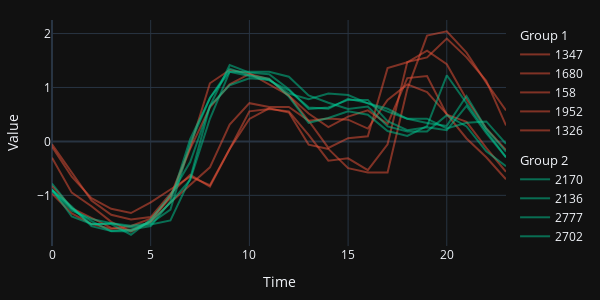

The notebook cell saved with this chart:
### Code cell
fig = data.plot_fig()
fig.show()

### Figure 1 — Plotly figure (JSON) as saved in the notebook; plotly's stock layout.template omitted (floating-point values rounded to 4 significant figures)
{"data": [{"legendgroup": "1", "legendgrouptitle": {"text": "Group 1"}, "marker": {"color": "#EF553B"}, "name": "1347", "opacity": 0.5, "type": "scatter", "x": [0, 1, 2, 3, 4, 5, 6, 7, 8, 9, 10, 11, 12, 13, 14, 15, 16, 17, 18, 19, 20, 21, 22, 23], "y": [-0.9692, -1.336, -1.529, -1.625, -1.568, -1.432, -1.046, -0.1391, 0.633, 1.058, 1.251, 1.154, 0.8453, 0.5172, 0.2662, 0.4592, 0.5751, 0.3241, 1.173, 1.212, 0.4979, 0.3627, -0.1198, -0.5638]}, {"legendgroup": "1", "legendgrouptitle": {"text": "Group 1"}, "marker": {"color": "#EF553B"}, "name": "1680", "opacity": 0.5, "type": "scatter", "x": [0, 1, 2, 3, 4, 5, 6, 7, 8, 9, 10, 11, 12, 13, 14, 15, 16, 17, 18, 19, 20, 21, 22, 23], "y": [-0.8255, -1.235, -1.419, -1.603, -1.644, -1.48, -1.01, -0.1092, 1.078, 1.324, 1.262, 1.057, 0.8528, 0.3821, 0.423, 0.4025, 0.2388, 0.7709, 1.057, 0.9142, 0.5049, 0.05458, -0.2934, -0.7027]}, {"legendgroup": "1", "legendgrouptitle": {"text": "Group 1"}, "marker": {"color": "#EF553B"}, "name": "158", "opacity": 0.5, "type": "scatter", "x": [0, 1, 2, 3, 4, 5, 6, 7, 8, 9, 10, 11, 12, 13, 14, 15, 16, 17, 18, 19, 20, 21, 22, 23], "y": [-0.05262, -0.5752, -1.098, -1.359, -1.446, -1.403, -0.9671, -0.6187, -0.8365, -0.1397, 0.5571, 0.6006, 0.5571, 0.1216, -0.3575, -0.3139, -0.5317, -0.05262, 1.472, 1.559, 1.907, 1.559, 1.123, 0.2958]}, {"legendgroup": "1", "legendgrouptitle": {"text": "Group 1"}, "marker": {"color": "#EF553B"}, "name": "1952", "opacity": 0.5, "type": "scatter", "x": [0, 1, 2, 3, 4, 5, 6, 7, 8, 9, 10, 11, 12, 13, 14, 15, 16, 17, 18, 19, 20, 21, 22, 23], "y": [-0.3006, -0.95, -1.202, -1.491, -1.671, -1.491, -1.13, -0.8057, -0.481, 0.3126, 0.7095, 0.6373, 0.6373, 0.3848, -0.1202, 0.06012, 0.0962, 1.359, 1.467, 1.683, 1.431, 0.7816, 0.2405, -0.1563]}, {"legendgroup": "1", "legendgrouptitle": {"text": "Group 1"}, "marker": {"color": "#EF553B"}, "name": "1326", "opacity": 0.5, "type": "scatter", "x": [0, 1, 2, 3, 4, 5, 6, 7, 8, 9, 10, 11, 12, 13, 14, 15, 16, 17, 18, 19, 20, 21, 22, 23], "y": [-0.09911, -0.6541, -1.051, -1.249, -1.328, -1.13, -0.892, -0.6541, -0.8127, -0.1388, 0.4163, 0.6145, 0.5352, -0.05947, -0.1388, -0.4956, -0.5748, -0.5748, 0.9713, 1.962, 2.042, 1.645, 1.09, 0.5748]}, {"legendgroup": "2", "legendgrouptitle": {"text": "Group 2"}, "marker": {"color": "#00CC96"}, "name": "2170", "opacity": 0.5, "type": "scatter", "x": [0, 1, 2, 3, 4, 5, 6, 7, 8, 9, 10, 11, 12, 13, 14, 15, 16, 17, 18, 19, 20, 21, 22, 23], "y": [-0.781, -1.242, -1.541, -1.518, -1.564, -1.518, -1.265, -0.04414, 0.8079, 1.291, 1.291, 1.291, 1.199, 0.8539, 0.7158, 0.6006, 0.6467, 0.2783, 0.1861, 0.1861, 0.4855, 0.2783, -0.1823, -0.4586]}, {"legendgroup": "2", "legendgrouptitle": {"text": "Group 2"}, "marker": {"color": "#00CC96"}, "name": "2136", "opacity": 0.5, "type": "scatter", "x": [0, 1, 2, 3, 4, 5, 6, 7, 8, 9, 10, 11, 12, 13, 14, 15, 16, 17, 18, 19, 20, 21, 22, 23], "y": [-0.9018, -1.206, -1.571, -1.662, -1.631, -1.571, -1.115, 0.04053, 0.8005, 1.348, 1.226, 1.165, 0.8309, 0.3445, 0.4357, 0.5573, 0.4965, 0.1925, 0.1013, 0.2837, 1.226, 0.7093, 0.1925, -0.2939]}, {"legendgroup": "2", "legendgrouptitle": {"text": "Group 2"}, "marker": {"color": "#00CC96"}, "name": "2777", "opacity": 0.5, "type": "scatter", "x": [0, 1, 2, 3, 4, 5, 6, 7, 8, 9, 10, 11, 12, 13, 14, 15, 16, 17, 18, 19, 20, 21, 22, 23], "y": [-0.887, -1.392, -1.533, -1.533, -1.729, -1.449, -0.9993, -0.3815, 0.6576, 1.416, 1.275, 1.247, 0.9666, 0.6015, 0.6295, 0.77, 0.77, 0.3768, 0.2083, 0.2645, 0.2083, 0.6576, 0.1521, -0.2972]}, {"legendgroup": "2", "legendgrouptitle": {"text": "Group 2"}, "marker": {"color": "#00CC96"}, "name": "2702", "opacity": 0.5, "type": "scatter", "x": [0, 1, 2, 3, 4, 5, 6, 7, 8, 9, 10, 11, 12, 13, 14, 15, 16, 17, 18, 19, 20, 21, 22, 23], "y": [-0.8993, -1.242, -1.48, -1.665, -1.665, -1.48, -1.137, -0.7146, 0.42, 1.291, 1.212, 1.132, 0.9477, 0.6311, 0.6047, 0.7894, 0.7102, 0.6047, 0.42, 0.3408, 0.2881, 0.8422, 0.2353, -0.1869]}, {"legendgroup": "2", "legendgrouptitle": {"text": "Group 2"}, "marker": {"color": "#00CC96"}, "name": "2531", "opacity": 0.5, "type": "scatter", "x": [0, 1, 2, 3, 4, 5, 6, 7, 8, 9, 10, 11, 12, 13, 14, 15, 16, 17, 18, 19, 20, 21, 22, 23], "y": [-0.9216, -1.283, -1.438, -1.516, -1.593, -1.542, -1.464, -0.689, 0.6546, 1.042, 1.171, 1.145, 0.8871, 0.7838, 0.8871, 0.8613, 0.7062, 0.5512, 0.422, 0.422, 0.2412, 0.3445, 0.3703, -0.04306]}], "layout": {"height": 300, "margin": {"b": 20, "l": 20, "r": 20, "t": 20}, "width": 600, "xaxis": {"title": {"text": "Time"}}, "yaxis": {"title": {"text": "Value"}}}}
